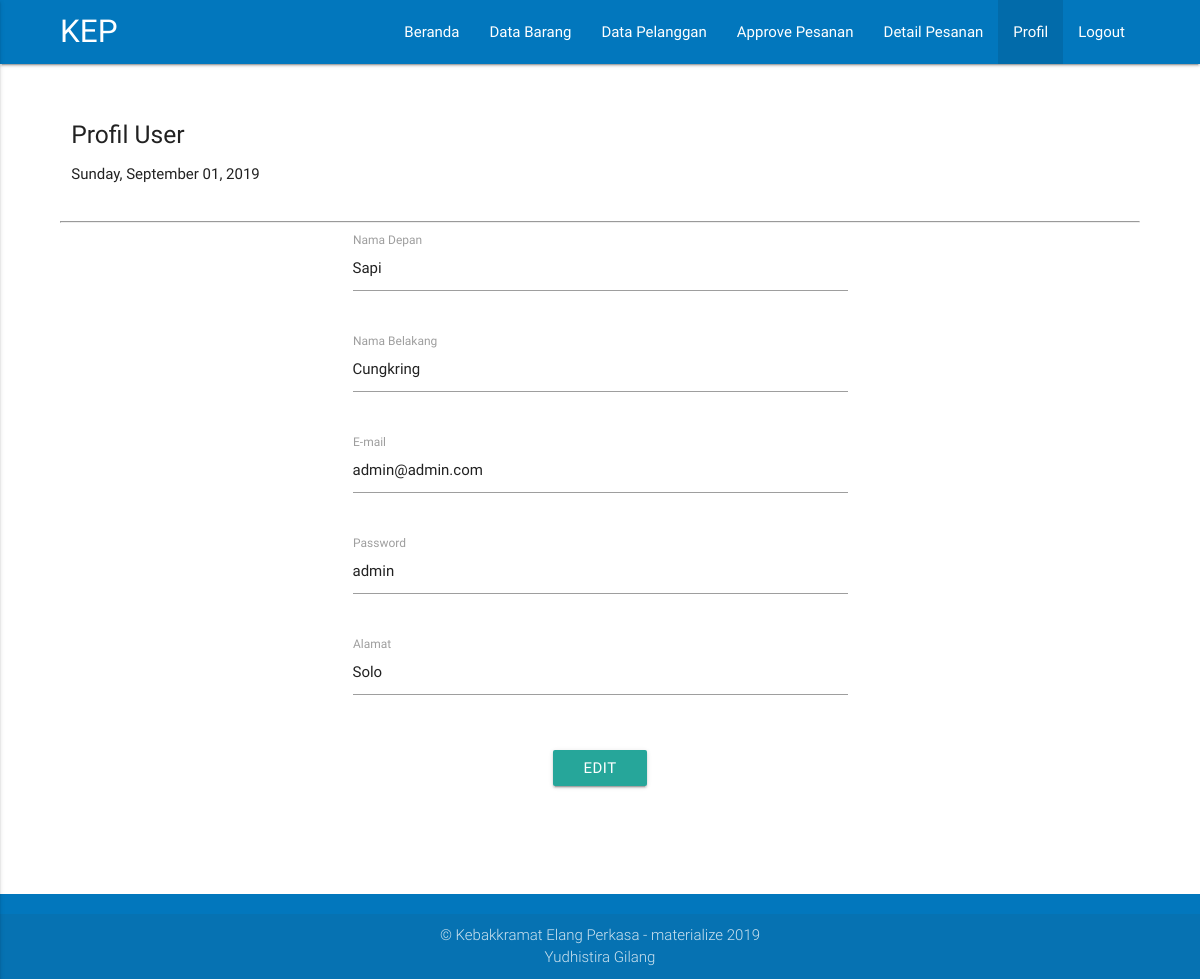
The app's page /admin/profil.php (signed in) with its own data.
### tables this page shows
CREATE TABLE `users`  (
  `user_id` int(11) NOT NULL AUTO_INCREMENT,
  `user_email` varchar(1000) NOT NULL,
  `user_password` varchar(1000) NOT NULL,
  `user_firstname` varchar(1000) NOT NULL,
  `user_lastname` varchar(1000) NOT NULL,
  `user_address` varchar(1000) NOT NULL,
  `user_level` int(1) NULL DEFAULT NULL,
  PRIMARY KEY (`user_id`) USING BTREE
);

### admin/profil.php (the view, shortened to what this page needs)
<?php
	include('../config.php');
	$stmt = $conn->prepare('SELECT * FROM users WHERE user_email =:user_email');
	$stmt->execute(array(':user_email'=>$_SESSION['user_email']));
	$data_user = $stmt->fetch(PDO::FETCH_ASSOC);
?>
<!DOCTYPE html>
<html>
<head>
	<link rel="stylesheet" type="text/css" href="../asset/css/materialize.min.css">
	<link rel="stylesheet" type="text/css" href="../asset/css_pribadi.css">
</head>
<body>
		<nav class="light-blue darken-3">
		<div class="container_body">
			<div class="nav-wrapper">
				<a href="index.php" class="brand-logo">KEP</a>
				<ul class="right hide-on-med-and-down">
					<li><a href="index.php">Beranda</a></li>
					<li><a href="barang.php">Data Barang</a></li>
					<li><a href="pelanggan.php">Data Pelanggan</a></li>
					<li><a href="approve_pesanan.php">Approve Pesanan</a></li>
					<li><a href="pesanan.php">Detail Pesanan</a></li>
					<li class="active"><a href="profil.php">Profil</a></li>
					<li><a href="logout.php">Logout</a></li>
				</ul>
			</div>
		</div>
		</nav>
	<br><br>
	<div class="container_body">
		<div class="row">
			<div class="col s12 m8 l8 white">
				<h5>Profil User</h5>
				<p>
					<?php
			        	$Today=date('y:m:d');
			        	$new=date('l, F d, Y',strtotime($Today));
			        	echo $new;
		            ?>
				</p>
			</div>
		</div>
		<hr>
		<div class="row">
			<div class="col s12 m6 l6 offset-m3 offset-l3">
				<form method="POST" action="">
					<div class="row">
						<div class="col s12 m12 l12 input-field">
							<input type="text" name="first_name" value="<?php echo $data_user['user_firstname']; ?>" required>
							<label>Nama Depan</label>
						</div>
					</div>
					<div class="row">
						<div class="col s12 m12 l12 input-field">
							<input type="text" name="last_name" value="<?php echo $data_user['user_lastname']; ?>" required>
							<label>Nama Belakang</label>
						</div>
					</div>
					<div class="row">
						<div class="col s12 m12 l12 input-field">
							<input type="text" name="email" value="<?php echo $data_user['user_email']; ?>" required >
							<label>E-mail</label>
						</div>
					</div>
					<div class="row">
						<div class="col s12 m12 l12 input-field">
							<input type="text" name="password" value="<?php echo $data_user['user_password']; ?>" required >
							<label>Password</label>
						</div>
					</div>
					<div class="row">
						<div class="col s12 m12 l12 input-field">
							<input type="text" name="address" value="<?php echo $data_user['user_address']; ?>" required >
							<label>Alamat</label>
						</div>
					</div>
					<div class="row center-align">
						<div class="col s12 m12 l12 input-field">
							<button class="btn waves-effect waves-light" name="edit" type="submit">Edit</button>
						</div>
					</div>
				</form>
			</div>
		</div>
		<br>
	</div>
	<br>
	<br>
	<footer class="page-footer light-blue darken-3 black-text">
			<div class="footer-copyright">
				<div class="container center-align">
					&copy; Kebakkramat Elang Perkasa - materialize <?php echo date('Y'); ?>
					<br>
					Yudhistira Gilang
				</div>
			</div>
	</footer>
</body>
</html>

### asset/css_pribadi.css (style rules this page uses)
.container_body { width:90%; margin-left:auto; margin-right:auto; }

### records on screen
users: first_name "Sapi", last_name "Cungkring", email "admin@admin.com", password "admin", address "Solo"
